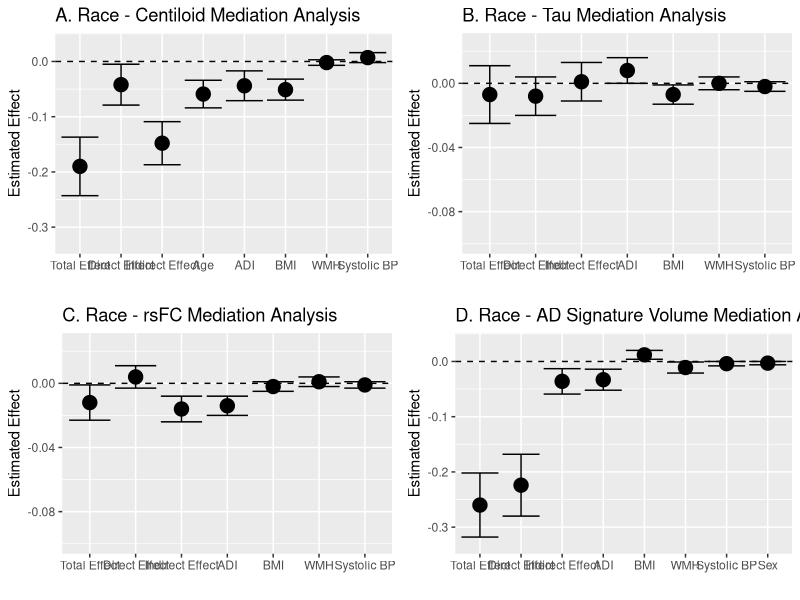

Reproduce this figure in R.
#Plotting results of mediation analysis
library(ggplot2)
library(gridExtra)
#Amyloid
data.estimates = data.frame(
  var   = c('Total Effect', 'Direct Effect', 'Indirect Effect', 'Age', 'ADI', 'Systolic BP', 'BMI', 'WMH'),
  mean = c(-0.19, -0.042, -0.148, -0.059, -0.044, 0.007, -0.051, -0.002),
  se = c(0.053, 0.037, 0.039, 0.025, 0.027, 0.009, 0.019, 0.005))
data.estimates$var <- factor(data.estimates$var, levels = c('Total Effect', 'Direct Effect', 'Indirect Effect', 'Age', 'ADI', 'BMI', 'WMH', 'Systolic BP'))
data.estimates$CI_low<-data.estimates$mean - data.estimates$se
data.estimates$CI_high<-data.estimates$mean + data.estimates$se
p1<-ggplot(data.estimates, aes(var, mean)) + 
  geom_point(aes(x = var, y = mean, size = 7)) +
  geom_errorbar(aes(x = var, ymin = CI_low, ymax = CI_high), stat = "identity") + geom_hline(yintercept = 0, linetype = "dashed") +
  xlab("") + ylab("Estimated Effect") + ggtitle("A. Race - Centiloid Mediation Analysis") +
  theme(legend.position = "none") + ylim(c(-0.33, 0.033))


#Tau
data.estimates = data.frame(
  var   = c('Total Effect', 'Direct Effect', 'Indirect Effect',  'ADI', 'Systolic BP', 'BMI', 'WMH'),
  mean = c(-0.007, -0.008, 0.001, 0.008, -0.002, -0.007, 0),
  se = c(0.018, 0.012, 0.012, 0.008, 0.003, 0.006, 0.004))
data.estimates$var <- factor(data.estimates$var, levels = c('Total Effect', 'Direct Effect', 'Indirect Effect', 'ADI', 'BMI', 'WMH', 'Systolic BP'))
data.estimates$CI_low<-data.estimates$mean - data.estimates$se
data.estimates$CI_high<-data.estimates$mean + data.estimates$se
p2<-ggplot(data.estimates, aes(var, mean)) + 
  geom_point(aes(x = var, y = mean, size = 7)) +
  geom_errorbar(aes(x = var, ymin = CI_low, ymax = CI_high), stat = "identity") + geom_hline(yintercept = 0, linetype = "dashed") +
  xlab("") + ylab("Estimated Effect") + ggtitle("B. Race - Tau Mediation Analysis") +
  theme(legend.position = "none") + ylim(c(-0.1, 0.025))


#rsfc
data.estimates = data.frame(
  var   = c('Total Effect', 'Direct Effect', 'Indirect Effect',  'ADI', 'Systolic BP', 'BMI', 'WMH'),
  mean = c(-0.012, 0.004, -0.016, -0.014, -0.001, -0.002, 0.001),
  se = c(0.011, 0.007, 0.008, 0.006, 0.002, 0.003, 0.003))
data.estimates$var <- factor(data.estimates$var, levels = c('Total Effect', 'Direct Effect', 'Indirect Effect', 'ADI', 'BMI', 'WMH', 'Systolic BP'))
data.estimates$CI_low<-data.estimates$mean - data.estimates$se
data.estimates$CI_high<-data.estimates$mean + data.estimates$se
p3<-ggplot(data.estimates, aes(var, mean)) + 
  geom_point(aes(x = var, y = mean, size = 7)) +
  geom_errorbar(aes(x = var, ymin = CI_low, ymax = CI_high), stat = "identity") + geom_hline(yintercept = 0, linetype = "dashed") +
  xlab("") + ylab("Estimated Effect") + ggtitle("C. Race - rsFC Mediation Analysis") +
  theme(legend.position = "none") + ylim(c(-0.1, 0.025))


#Volume
data.estimates = data.frame(
  var   = c('Total Effect', 'Direct Effect', 'Indirect Effect',  'ADI', 'Systolic BP', 'BMI', 'WMH', 'Sex'),
  mean = c(-0.260, -0.224, -0.036, -0.033, -0.004, 0.012, -0.011, -0.003),
  se = c(0.058, 0.056, 0.023, 0.019, 0.004, 0.008, 0.010, 0.003))
data.estimates$var <- factor(data.estimates$var, levels = c('Total Effect', 'Direct Effect', 'Indirect Effect', 'ADI', 'BMI', 'WMH', 'Systolic BP', 'Sex'))
data.estimates$CI_low<-data.estimates$mean - data.estimates$se
data.estimates$CI_high<-data.estimates$mean + data.estimates$se
p4<-ggplot(data.estimates, aes(var, mean)) + 
  geom_point(aes(x = var, y = mean, size = 7)) +
  geom_errorbar(aes(x = var, ymin = CI_low, ymax = CI_high), stat = "identity") + geom_hline(yintercept = 0, linetype = "dashed") +
  xlab("") + ylab("Estimated Effect") + ggtitle("D. Race - AD Signature Volume Mediation Analysis") +
  theme(legend.position = "none") + ylim(c(-0.33, 0.033))

grid.arrange(p1, p2, p3, p4, nrow = 2)
